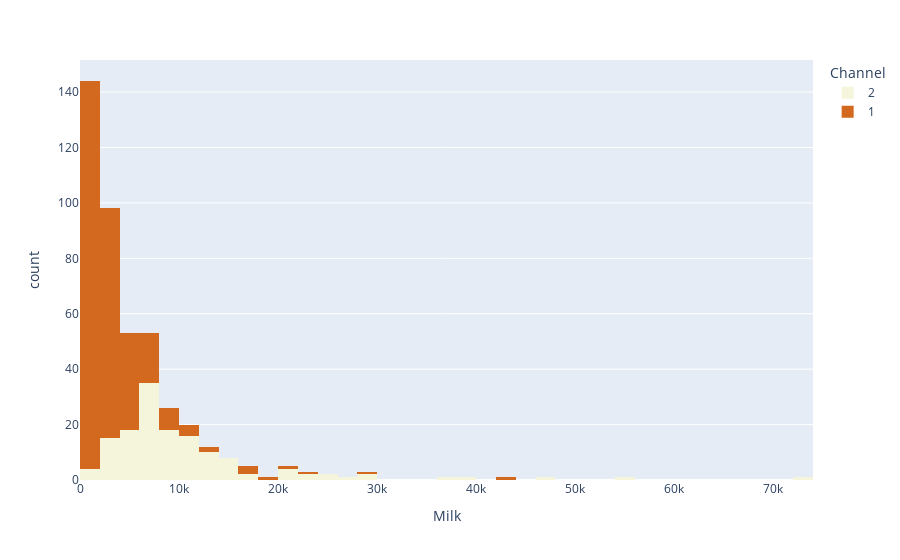

Source (notebook cell):
### Markdown cell above
**TASK: Use seaborn to create a histogram of MILK spending, colored by Channel. Can you figure out how to use seaborn to "stack" the channels, instead of have them overlap?**

### Code cell
px.histogram(df,x = 'Milk' , color='Channel' , color_discrete_sequence=['beige','chocolate'])

### Figure 1 — Plotly figure (JSON) as saved in the notebook; plotly's stock layout.template omitted (floating-point values rounded to 4 significant figures; data arrays with more than 128 entries replaced by an {"elided": "..."} marker saying what was removed)
{"data": [{"alignmentgroup": "True", "bingroup": "x", "hovertemplate": "Channel=2<br>Milk=%{x}<br>count=%{y}<extra></extra>", "legendgroup": "2", "marker": {"color": "beige", "pattern": {"shape": ""}}, "name": "2", "offsetgroup": "2", "orientation": "v", "showlegend": true, "type": "histogram", "x": {"elided": "142 int values"}, "xaxis": "x", "yaxis": "y"}, {"alignmentgroup": "True", "bingroup": "x", "hovertemplate": "Channel=1<br>Milk=%{x}<br>count=%{y}<extra></extra>", "legendgroup": "1", "marker": {"color": "chocolate", "pattern": {"shape": ""}}, "name": "1", "offsetgroup": "1", "orientation": "v", "showlegend": true, "type": "histogram", "x": {"elided": "298 int values"}, "xaxis": "x", "yaxis": "y"}], "layout": {"barmode": "relative", "legend": {"title": {"text": "Channel"}, "tracegroupgap": 0}, "margin": {"t": 60}, "xaxis": {"anchor": "y", "domain": [0, 1], "title": {"text": "Milk"}}, "yaxis": {"anchor": "x", "domain": [0, 1], "title": {"text": "count"}}}}
